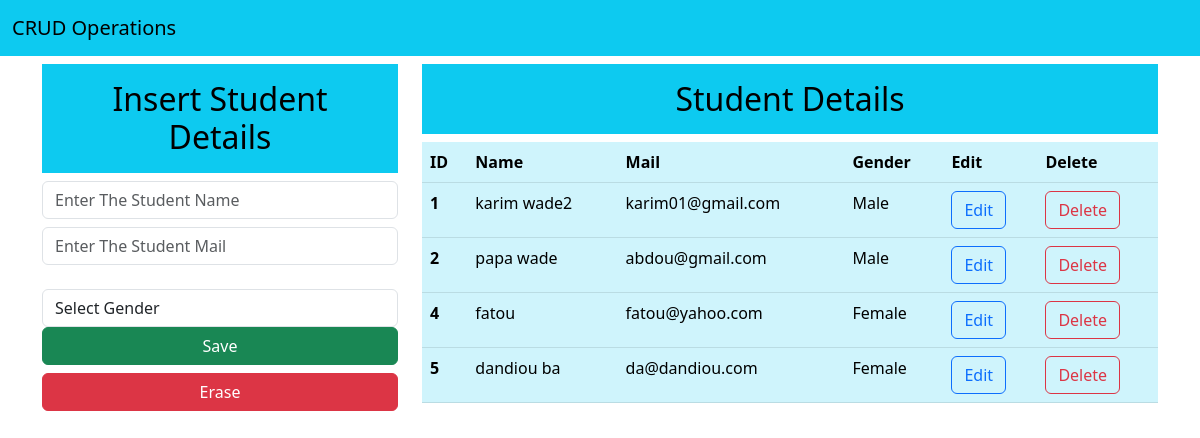
Before: / with the older database file.
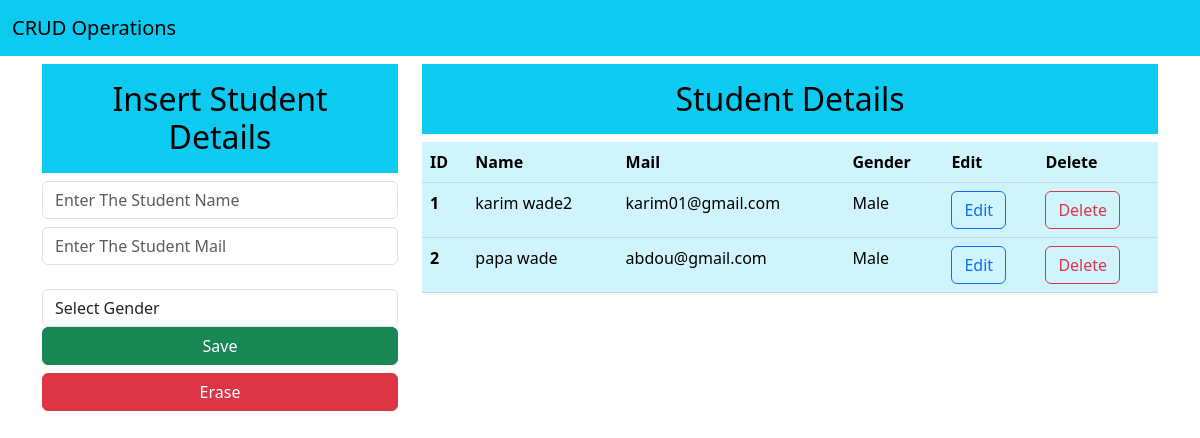
After: the same page with the newer database file.
### app/models.py (models this page shows, shortened)
class Student(models.Model):
    name=models.CharField(max_length=25,blank=False,null=False)
    mail=models.EmailField()
    gender=models.CharField(max_length=25,blank=False,null=False)

### app/views.py (the view)
# urls.py: path('',views.index,name="index"),
def index(request):
    data=Student.objects.all()
    context={"data":data}
    return render(request,"index.html",context)

### templates/index.html (shortened to what this page needs)
<!doctype html>
<html lang="en">
  <head>
    <link href="https://cdn.jsdelivr.net/npm/bootstrap@5.3.0/dist/css/bootstrap.min.css" rel="stylesheet">
  </head>
  <body>
        <nav class="navbar navbar-expand-lg navbar-light bg-info">
          <div class="container-fluid">
            <a class="navbar-brand" href="#">CRUD Operations</a>
          </div>
        </nav>
    <div class="container mt-2">
        <div class="row">
            <div class="col-md-4">
                <h2 class="text-black bg-info text-center p-3">Insert Student Details</h2>
                <form action="/insert" method="post">{% csrf_token %}
                    <div class="form-group">
                        <input type="text" class="form-control" placeholder="Enter The Student Name" name="name" required>
                    </div>
                    <div class="form-group">
                        <input type="email" class="form-control mt-2" placeholder="Enter The Student Mail" name="mail" required>
                    </div>
                    <div class="form-group">
                        <select name="gender" id="gender" class="form-control" required>
                            <option selected>Select Gender</option>
                        </select>
                    </div>
                    <div class="d-grid gap-2">
                        <button class="btn btn-success" type="submit">Save</button>
                        <button class="btn btn-danger" type="reset">Erase</button>
                      </div>
                </form>
            </div>
        <div class="col-md-8">
          <h2 class="text-center bg-info text-black p-3">Student Details</h2>
          <table class="table table-info">
            <thead>
              <tr>
                <th scope="col">ID</th>
                <th scope="col">Name</th>
                <th scope="col">Mail</th>
                <th scope="col">Gender</th>
                <th scope="col">Edit</th>
                <th scope="col">Delete</th>
              </tr>
            </thead>
            <tbody>
              {% for d in data %}
                <tr>
                  <th scope="row">{{d.id}}</th>
                  <td>{{d.name}}</td>
                  <td>{{d.mail}}</td>
                  <td>{{d.gender}}</td>
                  <td><a href="/update/{{d.id}}" type="button" class="btn btn-outline-primary">Edit</button></td>
                  <td><a href="/delete/{{d.id}}" type="button" class="btn btn-outline-danger">Delete</button></td>
                </tr>
              {% endfor %}
            </tbody>
          </table>
        </div>
        </div>
    </div>
  </body>
</html>

Changed rows visible on the page:
removed Student: id "4", name "fatou", mail "fatou@yahoo.com", gender "Female"
removed Student: id "5", name "dandiou ba", mail "da@dandiou.com", gender "Female"
